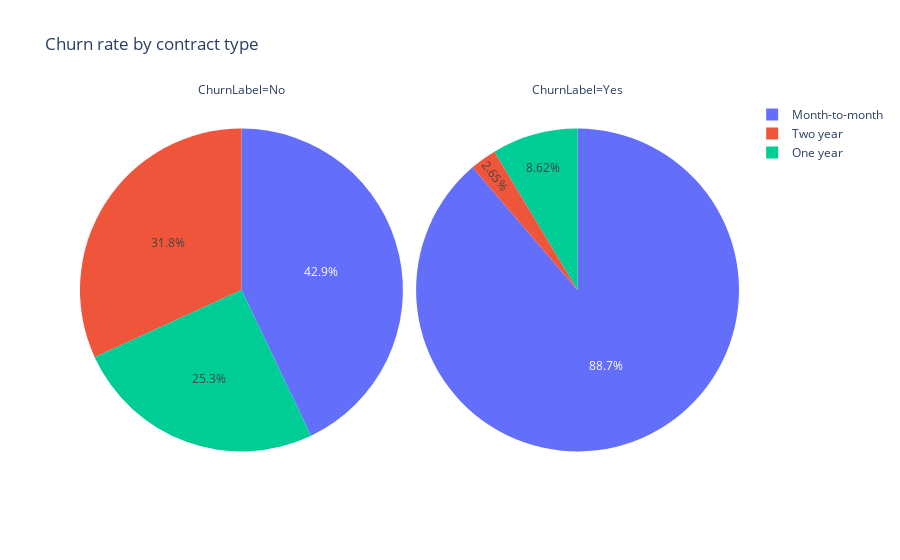

Notebook code cell kept with this figure:
### Code cell
fig = px.pie(df.groupby(['Contract','ChurnLabel'])['CustomerID'].count().reset_index(), 
            values='CustomerID', 
            names='Contract',
            facet_col = 'ChurnLabel',
            title = 'Churn rate by contract type')
fig.show()

### Figure 1 — Plotly figure (JSON) as saved in the notebook; plotly's stock layout.template omitted (floating-point values rounded to 4 significant figures)
{"data": [{"domain": {"x": [0, 0.49], "y": [0, 1]}, "hovertemplate": "ChurnLabel=No<br>Contract=%{label}<br>CustomerID=%{value}<extra></extra>", "labels": ["Month-to-month", "One year", "Two year"], "legendgroup": "", "name": "", "showlegend": true, "type": "pie", "values": [2220, 1307, 1647]}, {"domain": {"x": [0.51, 1], "y": [0, 1]}, "hovertemplate": "ChurnLabel=Yes<br>Contract=%{label}<br>CustomerID=%{value}<extra></extra>", "labels": ["Month-to-month", "One year", "Two year"], "legendgroup": "", "name": "", "showlegend": true, "type": "pie", "values": [1606, 156, 48]}], "layout": {"annotations": [{"font": {}, "showarrow": false, "text": "ChurnLabel=No", "x": 0.245, "xanchor": "center", "xref": "paper", "y": 1, "yanchor": "bottom", "yref": "paper"}, {"font": {}, "showarrow": false, "text": "ChurnLabel=Yes", "x": 0.755, "xanchor": "center", "xref": "paper", "y": 1, "yanchor": "bottom", "yref": "paper"}], "autosize": true, "legend": {"tracegroupgap": 0}, "title": {"text": "Churn rate by contract type"}}}
